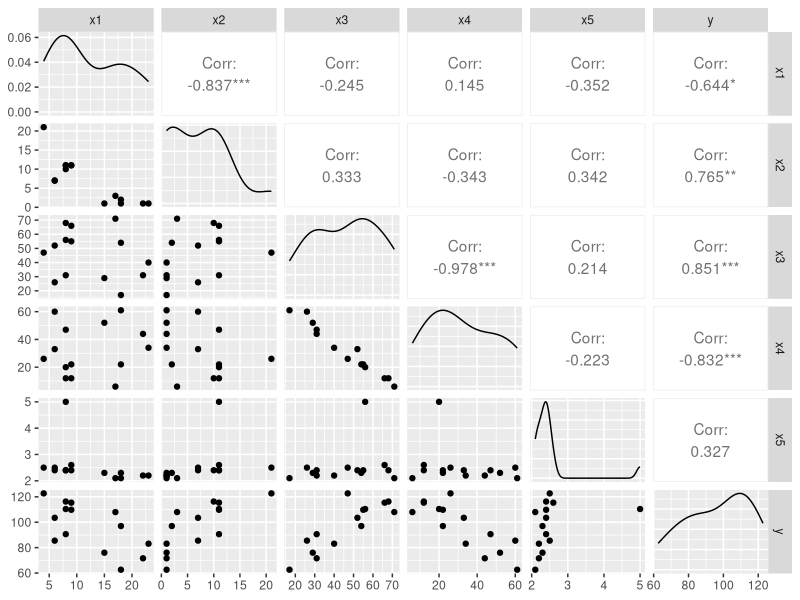
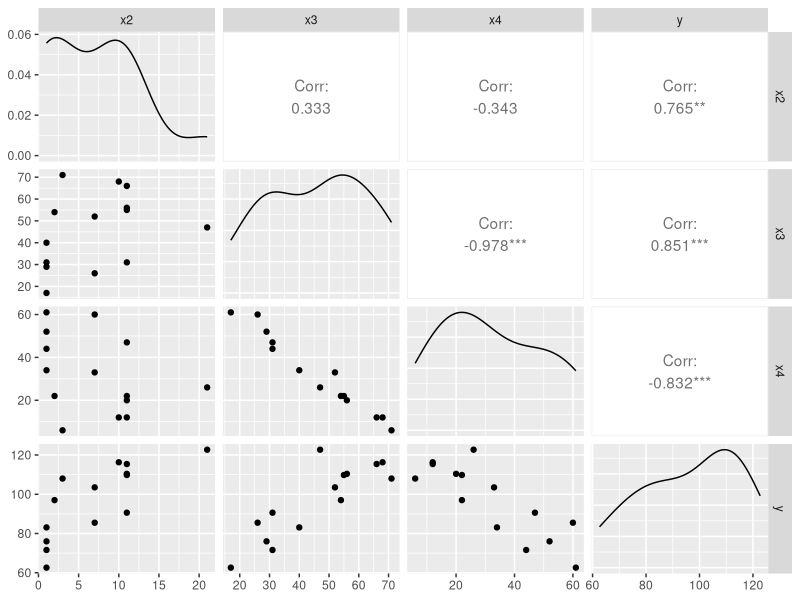

Write R code to recreate these figures, in order. (Note: this script raises an error after producing the figures.)
# Primer entrega - Guia 2 - Ejercicio 7 

library(GGally)

#a)

df<-read.csv("Entregas/Primer entrega/Cemento.csv",header = TRUE,sep = ";")

attach(df)
cemento<-data.frame(cbind(x1,x2,x3,x4,x5,y))


cor(cemento)
ggpairs(cemento)
# EN PRINCIPIO SE PODRIA DECIR QUE LAS VARIABLES MAS SIGNIFICATIVAS 
# SON X2 X3 X4 SIENDO ESTAS LAS DE MAYOR CORRELACION


ajuste <- lm(y~x1+x2+x3+x4+x5,data=cemento)
summary(ajuste)
# LA REGRESION ES SIGNIFICATIVA, YA QUE EL P VALOR ES MUCHO MENOR QUE 0.05
# SE OBSERVA UNA CONTRADICCION ENTRE LOS TEST DE HIPOTESIS POR CADA VARIABLE
# Y LA SIGNIFICACION DE LA REGRESION, NO SE PUEDE ASEGURAR QUE ALGUNA DE LAS 
# VARIABLES SEA DISTINTA DE 0 EN EL CASO DE LOS TEST INDIVIDUALES

#SE PODRIA ELEGIR CIERTAS VARIABLES.

ajuste <- lm(y~x1+x2+x3+x4+x5+0,data=cemento)
summary(ajuste)

#En este caso la regresion es significativa 
#y hay 3 variables que son sifnificativamente distintas de 0 

ajuste <- lm(y~x2+x3+x4+0,data=cemento)
summary(ajuste)

b2<-ajuste$coefficients[1]
b3<-ajuste$coefficients[2]
b4<-ajuste$coefficients[3]
ggpairs(data.frame(cbind(x2,x3,x4,y)))
ya<-b2*x2+b3*x3+b4*x4
ggplot(data=NULL)+geom_abline(aes(ya,y),color='red')


# el resultado de la suma de las variables da cercano a 100 esto puede indicar
# que la matriz de diseño puede no ser de rango completo, es decir, que hay alguno 
# o algunas columnas LD. La matriz de diseño puede no estar bien condicionada.
# Si puede justificar la eliminacion del intercept ya que es LD con la suma de las
# muestras.



